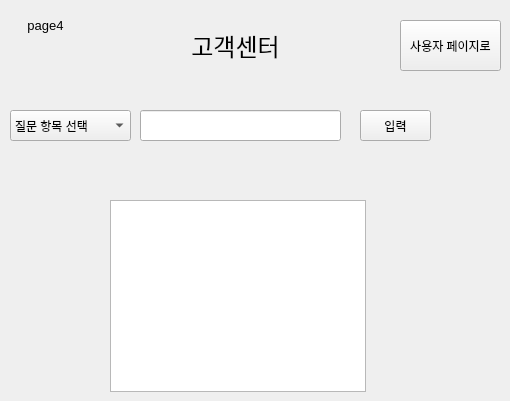
   <widget class="QWidget" name="page_5">
    <widget class="QLabel" name="label_8">
     <property name="geometry">
      <rect>
       <x>110</x>
       <y>10</y>
       <width>251</width>
       <height>71</height>
      </rect>
     </property>
     <property name="text">
      <string>&lt;html&gt;&lt;head/&gt;&lt;body&gt;&lt;p align=&quot;center&quot;&gt;&lt;span style=&quot; font-size:18pt;&quot;&gt;고객센터&lt;/span&gt;&lt;/p&gt;&lt;/body&gt;&lt;/html&gt;</string>
     </property>
    </widget>
    <widget class="QComboBox" name="qna_comboBox">
     <property name="geometry">
      <rect>
       <x>10</x>
       <y>110</y>
       <width>121</width>
       <height>31</height>
      </rect>
     </property>
     <property name="styleSheet">
      <string notr="true">font: 11pt &quot;Arial&quot;;</string>
     </property>
     <item>
      <property name="text">
       <string>질문 항목 선택</string>
      </property>
     </item>
     <item>
      <property name="text">
       <string>메뉴</string>
      </property>
     </item>
     <item>
      <property name="text">
       <string>주문</string>
      </property>
     </item>
     <item>
      <property name="text">
       <string>진행</string>
      </property>
     </item>
    </widget>
    <widget class="QTextBrowser" name="qna_textBrowser">
     <property name="geometry">
      <rect>
       <x>110</x>
       <y>200</y>
       <width>256</width>
       <height>192</height>
      </rect>
     </property>
    </widget>
    <widget class="QLineEdit" name="qna_lineEdit">
     <property name="geometry">
      <rect>
       <x>140</x>
       <y>110</y>
       <width>201</width>
       <height>31</height>
      </rect>
     </property>
    </widget>
    <widget class="QPushButton" name="input_btn">
     <property name="geometry">
      <rect>
       <x>360</x>
       <y>110</y>
       <width>71</width>
       <height>31</height>
      </rect>
     </property>
     <property name="text">
      <string>입력</string>
     </property>
    </widget>
    <widget class="QLabel" name="page4">
     <property name="geometry">
      <rect>
       <x>10</x>
       <y>10</y>
       <width>71</width>
       <height>31</height>
      </rect>
     </property>
     <property name="text">
      <string>&lt;html&gt;&lt;head/&gt;&lt;body&gt;&lt;p align=&quot;center&quot;&gt;&lt;span style=&quot; font-size:10pt;&quot;&gt;page4&lt;/span&gt;&lt;/p&gt;&lt;/body&gt;&lt;/html&gt;</string>
     </property>
    </widget>
    <widget class="QPushButton" name="user_page_btn4">
     <property name="geometry">
      <rect>
       <x>400</x>
       <y>20</y>
       <width>101</width>
       <height>51</height>
      </rect>
     </property>
     <property name="text">
      <string>사용자 페이지로</string>
     </property>
    </widget>
   </widget>
